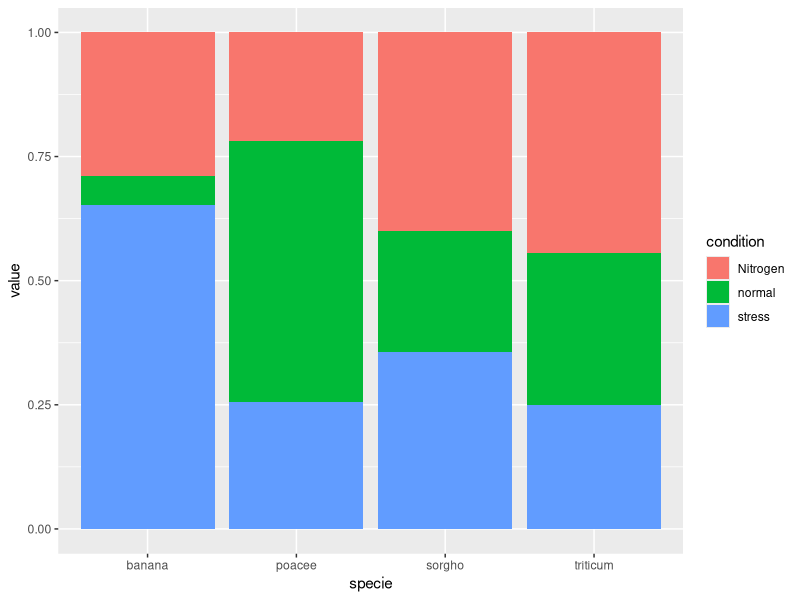

Write the R code that produced this figure.
## ---- chunk 1
knitr::opts_chunk$set(echo = TRUE)
## ---- chunk 2
 # library
library(ggplot2)
library(tidyverse)
## ---- chunk 3
crosswalk <- read_csv('id_studycard_stage.csv')
## ---- chunk 4
crosswalk <- read_csv('id_studycard_stage.csv')
crosswalk %>%
  count(study_card, stage)
## ---- chunk 5
# create a dataset
specie <- c(rep("sorgho" , 3) , rep("poacee" , 3) , rep("banana" , 3) , rep("triticum" , 3) )
condition <- rep(c("normal" , "stress" , "Nitrogen") , 4)
value <- abs(rnorm(12 , 0 , 15))
data <- data.frame(specie,condition,value)

data
## ---- chunk 6
# Stacked + percent
ggplot(data, aes(fill=condition, y=value, x=specie)) + 
    geom_bar(position="fill", stat="identity")
